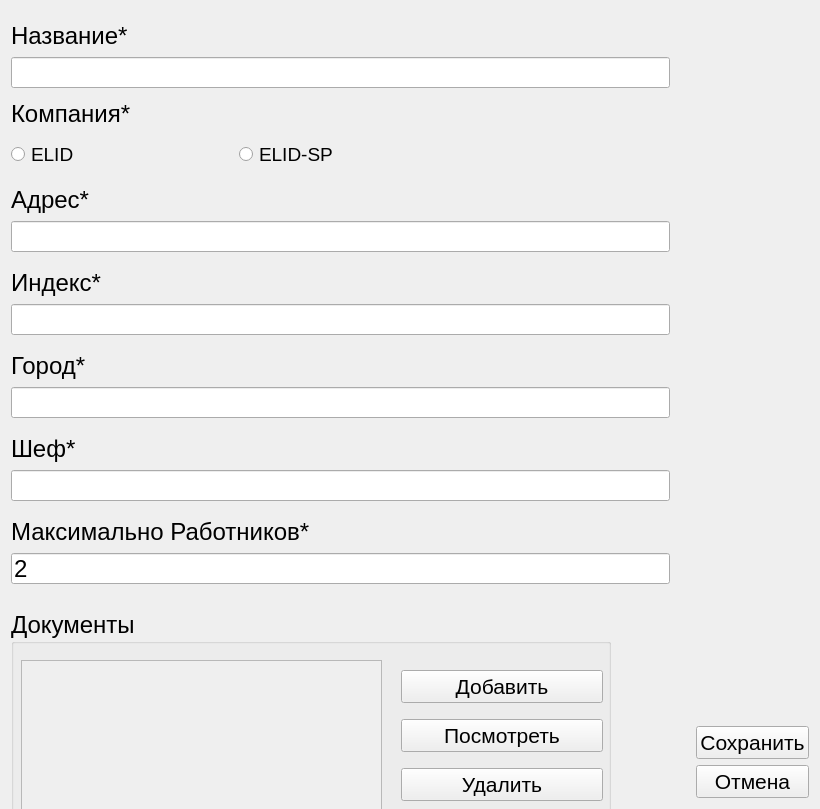
<?xml version="1.0" encoding="UTF-8"?>
<ui version="4.0">
 <class>NewFacility</class>
 <widget class="QDialog" name="NewFacility">
  <property name="geometry">
   <rect>
    <x>0</x>
    <y>0</y>
    <width>820</width>
    <height>809</height>
   </rect>
  </property>
  <property name="minimumSize">
   <size>
    <width>633</width>
    <height>439</height>
   </size>
  </property>
  <property name="maximumSize">
   <size>
    <width>900</width>
    <height>1000</height>
   </size>
  </property>
  <property name="windowTitle">
   <string>Добавить Объект</string>
  </property>
  <property name="windowIcon">
   <iconset resource="assets/res.qrc">
    <normaloff>:/window-icons/haus.png</normaloff>:/window-icons/haus.png</iconset>
  </property>
  <layout class="QHBoxLayout" name="horizontalLayout">
   <item>
    <layout class="QVBoxLayout" name="verticalLayout_3">
     <item>
      <widget class="QLabel" name="LabelName">
       <property name="minimumSize">
        <size>
         <width>0</width>
         <height>40</height>
        </size>
       </property>
       <property name="maximumSize">
        <size>
         <width>16777215</width>
         <height>30</height>
        </size>
       </property>
       <property name="font">
        <font>
         <pointsize>18</pointsize>
        </font>
       </property>
       <property name="text">
        <string>Название*</string>
       </property>
      </widget>
     </item>
     <item>
      <layout class="QHBoxLayout" name="horizontalLayout_2">
       <item>
        <widget class="QLineEdit" name="Name">
         <property name="enabled">
          <bool>true</bool>
         </property>
         <property name="minimumSize">
          <size>
           <width>0</width>
           <height>31</height>
          </size>
         </property>
         <property name="font">
          <font>
           <pointsize>18</pointsize>
          </font>
         </property>
         <property name="styleSheet">
          <string notr="true">color:black;</string>
         </property>
        </widget>
       </item>
       <item>
        <spacer name="horizontalSpacer">
         <property name="orientation">
          <enum>Qt::Horizontal</enum>
         </property>
         <property name="sizeType">
          <enum>QSizePolicy::Fixed</enum>
         </property>
         <property name="sizeHint" stdset="0">
          <size>
           <width>20</width>
           <height>20</height>
          </size>
         </property>
        </spacer>
       </item>
      </layout>
     </item>
     <item>
      <layout class="QGridLayout" name="gridLayout_6">
       <item row="1" column="1">
        <widget class="QRadioButton" name="RB_ELID_SP">
         <property name="sizePolicy">
          <sizepolicy hsizetype="Minimum" vsizetype="Minimum">
           <horstretch>0</horstretch>
           <verstretch>0</verstretch>
          </sizepolicy>
         </property>
         <property name="font">
          <font>
           <pointsize>14</pointsize>
          </font>
         </property>
         <property name="cursor">
          <cursorShape>PointingHandCursor</cursorShape>
         </property>
         <property name="text">
          <string>ELID-SP</string>
         </property>
        </widget>
       </item>
       <item row="1" column="0">
        <widget class="QRadioButton" name="RB_ELID">
         <property name="sizePolicy">
          <sizepolicy hsizetype="Minimum" vsizetype="Minimum">
           <horstretch>0</horstretch>
           <verstretch>0</verstretch>
          </sizepolicy>
         </property>
         <property name="font">
          <font>
           <pointsize>14</pointsize>
          </font>
         </property>
         <property name="cursor">
          <cursorShape>PointingHandCursor</cursorShape>
         </property>
         <property name="mouseTracking">
          <bool>true</bool>
         </property>
         <property name="tabletTracking">
          <bool>false</bool>
         </property>
         <property name="styleSheet">
          <string notr="true"/>
         </property>
         <property name="text">
          <string>ELID</string>
         </property>
        </widget>
       </item>
       <item row="0" column="0" colspan="3">
        <widget class="QLabel" name="LabelFirm">
         <property name="sizePolicy">
          <sizepolicy hsizetype="Preferred" vsizetype="Fixed">
           <horstretch>0</horstretch>
           <verstretch>0</verstretch>
          </sizepolicy>
         </property>
         <property name="minimumSize">
          <size>
           <width>0</width>
           <height>40</height>
          </size>
         </property>
         <property name="font">
          <font>
           <pointsize>18</pointsize>
          </font>
         </property>
         <property name="text">
          <string>Компания*</string>
         </property>
        </widget>
       </item>
      </layout>
     </item>
     <item>
      <widget class="QLabel" name="LabelAddress">
       <property name="minimumSize">
        <size>
         <width>0</width>
         <height>40</height>
        </size>
       </property>
       <property name="maximumSize">
        <size>
         <width>16777215</width>
         <height>30</height>
        </size>
       </property>
       <property name="font">
        <font>
         <pointsize>18</pointsize>
        </font>
       </property>
       <property name="text">
        <string>Адрес*</string>
       </property>
      </widget>
     </item>
     <item>
      <layout class="QHBoxLayout" name="horizontalLayout_3">
       <item>
        <widget class="QLineEdit" name="Address">
         <property name="enabled">
          <bool>true</bool>
         </property>
         <property name="minimumSize">
          <size>
           <width>0</width>
           <height>31</height>
          </size>
         </property>
         <property name="font">
          <font>
           <pointsize>18</pointsize>
          </font>
         </property>
         <property name="styleSheet">
          <string notr="true">color:black;</string>
         </property>
        </widget>
       </item>
       <item>
        <spacer name="horizontalSpacer_2">
         <property name="orientation">
          <enum>Qt::Horizontal</enum>
         </property>
         <property name="sizeType">
          <enum>QSizePolicy::Fixed</enum>
         </property>
         <property name="sizeHint" stdset="0">
          <size>
           <width>20</width>
           <height>20</height>
          </size>
         </property>
        </spacer>
       </item>
      </layout>
     </item>
     <item>
      <widget class="QLabel" name="LabelZip">
       <property name="minimumSize">
        <size>
         <width>0</width>
         <height>40</height>
        </size>
       </property>
       <property name="maximumSize">
        <size>
         <width>16777215</width>
         <height>30</height>
        </size>
       </property>
       <property name="font">
        <font>
         <pointsize>18</pointsize>
        </font>
       </property>
       <property name="text">
        <string>Индекс*</string>
       </property>
      </widget>
     </item>
     <item>
      <layout class="QHBoxLayout" name="horizontalLayout_5">
       <item>
        <widget class="QLineEdit" name="Zip">
         <property name="enabled">
          <bool>true</bool>
         </property>
         <property name="minimumSize">
          <size>
           <width>0</width>
           <height>31</height>
          </size>
         </property>
         <property name="font">
          <font>
           <pointsize>18</pointsize>
          </font>
         </property>
         <property name="styleSheet">
          <string notr="true">color:black;</string>
         </property>
        </widget>
       </item>
       <item>
        <spacer name="horizontalSpacer_4">
         <property name="orientation">
          <enum>Qt::Horizontal</enum>
         </property>
         <property name="sizeType">
          <enum>QSizePolicy::Fixed</enum>
         </property>
         <property name="sizeHint" stdset="0">
          <size>
           <width>20</width>
           <height>20</height>
          </size>
         </property>
        </spacer>
       </item>
      </layout>
     </item>
     <item>
      <widget class="QLabel" name="LabelTown">
       <property name="minimumSize">
        <size>
         <width>0</width>
         <height>40</height>
        </size>
       </property>
       <property name="maximumSize">
        <size>
         <width>16777215</width>
         <height>30</height>
        </size>
       </property>
       <property name="font">
        <font>
         <pointsize>18</pointsize>
        </font>
       </property>
       <property name="text">
        <string>Город*</string>
       </property>
      </widget>
     </item>
     <item>
      <layout class="QHBoxLayout" name="horizontalLayout_4">
       <item>
        <widget class="QLineEdit" name="Town">
         <property name="enabled">
          <bool>true</bool>
         </property>
         <property name="minimumSize">
          <size>
           <width>0</width>
           <height>31</height>
          </size>
         </property>
         <property name="font">
          <font>
           <pointsize>18</pointsize>
          </font>
         </property>
         <property name="styleSheet">
          <string notr="true">color:black;</string>
         </property>
        </widget>
       </item>
       <item>
        <spacer name="horizontalSpacer_3">
         <property name="orientation">
          <enum>Qt::Horizontal</enum>
         </property>
         <property name="sizeType">
          <enum>QSizePolicy::Fixed</enum>
         </property>
         <property name="sizeHint" stdset="0">
          <size>
           <width>20</width>
           <height>20</height>
          </size>
         </property>
        </spacer>
       </item>
      </layout>
     </item>
     <item>
      <widget class="QLabel" name="LabelOwner">
       <property name="minimumSize">
        <size>
         <width>0</width>
         <height>40</height>
        </size>
       </property>
       <property name="maximumSize">
        <size>
         <width>16777215</width>
         <height>30</height>
        </size>
       </property>
       <property name="font">
        <font>
         <pointsize>18</pointsize>
        </font>
       </property>
       <property name="text">
        <string>Шеф*</string>
       </property>
      </widget>
     </item>
     <item>
      <layout class="QHBoxLayout" name="horizontalLayout_6">
       <item>
        <widget class="QLineEdit" name="Owner">
         <property name="enabled">
          <bool>true</bool>
         </property>
         <property name="minimumSize">
          <size>
           <width>0</width>
           <height>31</height>
          </size>
         </property>
         <property name="font">
          <font>
           <pointsize>18</pointsize>
          </font>
         </property>
         <property name="styleSheet">
          <string notr="true">color:black;</string>
         </property>
        </widget>
       </item>
       <item>
        <spacer name="horizontalSpacer_5">
         <property name="orientation">
          <enum>Qt::Horizontal</enum>
         </property>
         <property name="sizeType">
          <enum>QSizePolicy::Fixed</enum>
         </property>
         <property name="sizeHint" stdset="0">
          <size>
           <width>20</width>
           <height>20</height>
          </size>
         </property>
        </spacer>
       </item>
      </layout>
     </item>
     <item>
      <widget class="QLabel" name="LabelMaxWorkers">
       <property name="minimumSize">
        <size>
         <width>0</width>
         <height>40</height>
        </size>
       </property>
       <property name="maximumSize">
        <size>
         <width>16777215</width>
         <height>30</height>
        </size>
       </property>
       <property name="font">
        <font>
         <pointsize>18</pointsize>
        </font>
       </property>
       <property name="text">
        <string>Максимально Работников*</string>
       </property>
      </widget>
     </item>
     <item>
      <layout class="QHBoxLayout" name="horizontalLayout_7">
       <item>
        <widget class="QLineEdit" name="MaxWorkers">
         <property name="enabled">
          <bool>true</bool>
         </property>
         <property name="minimumSize">
          <size>
           <width>0</width>
           <height>31</height>
          </size>
         </property>
         <property name="font">
          <font>
           <pointsize>18</pointsize>
          </font>
         </property>
         <property name="styleSheet">
          <string notr="true">color:black;</string>
         </property>
         <property name="text">
          <string>2</string>
         </property>
        </widget>
       </item>
       <item>
        <spacer name="horizontalSpacer_7">
         <property name="orientation">
          <enum>Qt::Horizontal</enum>
         </property>
         <property name="sizeType">
          <enum>QSizePolicy::Fixed</enum>
         </property>
         <property name="sizeHint" stdset="0">
          <size>
           <width>20</width>
           <height>20</height>
          </size>
         </property>
        </spacer>
       </item>
      </layout>
     </item>
     <item>
      <spacer name="horizontalSpacer_6">
       <property name="orientation">
        <enum>Qt::Vertical</enum>
       </property>
       <property name="sizeType">
        <enum>QSizePolicy::Fixed</enum>
       </property>
       <property name="sizeHint" stdset="0">
        <size>
         <width>0</width>
         <height>20</height>
        </size>
       </property>
      </spacer>
     </item>
     <item>
      <widget class="QGroupBox" name="groupBox_3">
       <property name="minimumSize">
        <size>
         <width>600</width>
         <height>220</height>
        </size>
       </property>
       <property name="maximumSize">
        <size>
         <width>600</width>
         <height>220</height>
        </size>
       </property>
       <property name="font">
        <font>
         <pointsize>18</pointsize>
        </font>
       </property>
       <property name="title">
        <string>Документы</string>
       </property>
       <widget class="QWidget" name="layoutWidget_2">
        <property name="geometry">
         <rect>
          <x>390</x>
          <y>50</y>
          <width>202</width>
          <height>151</height>
         </rect>
        </property>
        <layout class="QVBoxLayout" name="verticalLayout">
         <item>
          <widget class="QPushButton" name="addDocument">
           <property name="minimumSize">
            <size>
             <width>200</width>
             <height>0</height>
            </size>
           </property>
           <property name="font">
            <font>
             <pointsize>16</pointsize>
            </font>
           </property>
           <property name="focusPolicy">
            <enum>Qt::NoFocus</enum>
           </property>
           <property name="text">
            <string>Добавить</string>
           </property>
          </widget>
         </item>
         <item>
          <widget class="QPushButton" name="viewDocument">
           <property name="minimumSize">
            <size>
             <width>200</width>
             <height>0</height>
            </size>
           </property>
           <property name="font">
            <font>
             <pointsize>16</pointsize>
            </font>
           </property>
           <property name="focusPolicy">
            <enum>Qt::NoFocus</enum>
           </property>
           <property name="text">
            <string>Посмотреть</string>
           </property>
          </widget>
         </item>
         <item>
          <widget class="QPushButton" name="removeDocument">
           <property name="minimumSize">
            <size>
             <width>200</width>
             <height>0</height>
            </size>
           </property>
           <property name="font">
            <font>
             <pointsize>16</pointsize>
            </font>
           </property>
           <property name="focusPolicy">
            <enum>Qt::NoFocus</enum>
           </property>
           <property name="text">
            <string>Удалить</string>
           </property>
          </widget>
         </item>
        </layout>
       </widget>
       <widget class="CustomListWidget" name="Documents">
        <property name="geometry">
         <rect>
          <x>10</x>
          <y>50</y>
          <width>361</width>
          <height>151</height>
         </rect>
        </property>
        <property name="minimumSize">
         <size>
          <width>240</width>
          <height>150</height>
         </size>
        </property>
        <property name="widgetResizable">
         <bool>true</bool>
        </property>
       </widget>
      </widget>
     </item>
     <item>
      <spacer name="verticalSpacer_2">
       <property name="orientation">
        <enum>Qt::Vertical</enum>
       </property>
       <property name="sizeHint" stdset="0">
        <size>
         <width>20</width>
         <height>40</height>
        </size>
       </property>
      </spacer>
     </item>
    </layout>
   </item>
   <item>
    <layout class="QVBoxLayout" name="verticalLayout_4">
     <item>
      <layout class="QVBoxLayout" name="verticalLayout_2">
       <item>
        <spacer name="verticalSpacer">
         <property name="orientation">
          <enum>Qt::Vertical</enum>
         </property>
         <property name="sizeHint" stdset="0">
          <size>
           <width>20</width>
           <height>40</height>
          </size>
         </property>
        </spacer>
       </item>
       <item>
        <widget class="QPushButton" name="save">
         <property name="font">
          <font>
           <pointsize>16</pointsize>
          </font>
         </property>
         <property name="focusPolicy">
          <enum>Qt::NoFocus</enum>
         </property>
         <property name="text">
          <string>Сохранить</string>
         </property>
        </widget>
       </item>
       <item>
        <widget class="QPushButton" name="cansel">
         <property name="font">
          <font>
           <pointsize>16</pointsize>
          </font>
         </property>
         <property name="focusPolicy">
          <enum>Qt::NoFocus</enum>
         </property>
         <property name="text">
          <string>Отмена</string>
         </property>
        </widget>
       </item>
      </layout>
     </item>
    </layout>
   </item>
  </layout>
 </widget>
 <customwidgets>
  <customwidget>
   <class>CustomListWidget</class>
   <extends>QScrollArea</extends>
   <header>CustomListWidget.h</header>
   <container>1</container>
  </customwidget>
 </customwidgets>
 <resources>
  <include location="assets/res.qrc"/>
 </resources>
 <connections/>
</ui>
